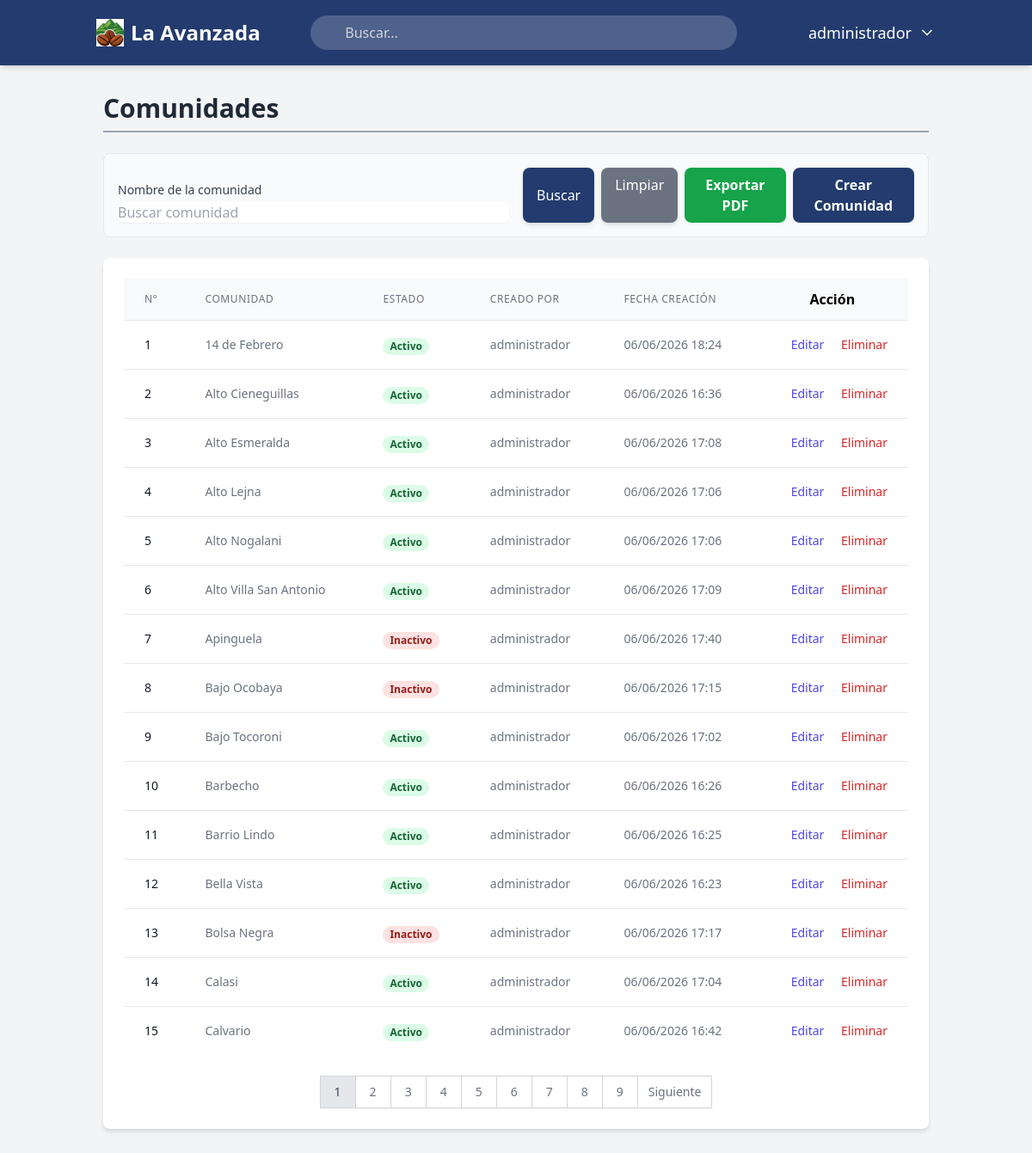
Screenshot of /comunidades/ (signed in) with the database file from the repository.
### usuarios/models.py (models this page shows)
class Usuario(AbstractUser): # CREAMOS LA CLASE USUARIO
    usuario_id = models.AutoField(primary_key=True) #CAMPO USUARIO ID, ES NUMEROS AUTOMATICOS Y ES LLAVE PRIMARIA
    USERNAME_FIELD = 'username' # CAMPO PARA INICIAR SESION
    class Meta: # CONFIGURACIONES EXTRAS en la bd
        db_table = 'usuarios' # nombre de la tabla
        verbose_name = 'Usuario' # definimos en sigular el modelo dentro del panel de django
        verbose_name_plural = 'Usuarios' # define como se mostrara en plural en django

### comunidades/models.py (models this page shows, shortened)
class Comunidad(models.Model): # modelo comunidad
    OPCIONES_ESTADO = [ # servira para poner activo e inactivo pero nunca delete de nuestro sistmas la comunidad
        ('Activo', 'Activo'),
        ('Inactivo', 'Inactivo'),
    ]
    id_comunidad = models.AutoField(primary_key=True) ## llave primaria
    nombre_comunidad = models.CharField(max_length=100, unique=True, verbose_name='Nombre de la comunidad') # nombre de la comunidad
    estado = models.CharField(max_length=20, choices=OPCIONES_ESTADO, default='Activo', verbose_name='Estado') # estado de la comunidad
    creado_por = models.ForeignKey( # quien lo creo
        settings.AUTH_USER_MODEL,
        on_delete=models.SET_NULL,
        null=True,
        related_name='comunidades_creadas',
        verbose_name='Creado por'
    )
    fecha_creacion = models.DateTimeField(auto_now_add=True, verbose_name='Fecha de creación') # fecha de la crecion
    editado_por = models.ForeignKey(
        settings.AUTH_USER_MODEL,
        on_delete=models.SET_NULL,
        null=True,
        blank=True,
        related_name='comunidades_editadas',
        verbose_name='Editado por'
    )
    fecha_edicion = models.DateTimeField(auto_now=True, verbose_name='Fecha de edición') # la fecha de la edidion
    class Meta:
        db_table = 'comunidades' # nombre de la tabla
        verbose_name = 'Comunidad'
        verbose_name_plural = 'Comunidades'

### comunidades/views.py (the view)
# urls.py: path('', views.lista_comunidades, name='lista_comunidades'), # para litar
@login_required # seguridad y login requeido para entrar
def lista_comunidades(request):
    permiso = obtener_permiso_comunidades(request.user)
    if permiso == 0:
        return redirect('dashboard') # si no esta permitido vuelve al dashboard osea atras
    comunidades = Comunidad.objects.all().order_by('nombre_comunidad')# listamos las comunidades
    nombre_comunidad = request.GET.get('nombre_comunidad') # buscador busca
    if nombre_comunidad:
        comunidades = comunidades.filter(nombre_comunidad__icontains=nombre_comunidad) #filtra
    paginator = Paginator(comunidades, 15)
    page_number = request.GET.get('page')
    page_obj = paginator.get_page(page_number)
    contexto = {
        'page_obj': page_obj,
        'permiso': permiso,
    }
    return render(request, 'comunidades/lista_comunidades.html', contexto)

### comunidades/views.py (called while the page is built)
def obtener_permiso_comunidades(usuario):
    roles_usuario = UsuarioRol.objects.filter(usuario=usuario)
    permiso_maximo = 0
    for usuario_rol in roles_usuario:
        rol = usuario_rol.rol
        permiso_actual = getattr(rol, 'comunidades', 0)
        if permiso_actual > permiso_maximo:
            permiso_maximo = permiso_actual
    return permiso_maximo

### principal/context_processors.py (called while the page is built)
def obtener_permisos(request):
    permisos = { # los modulos
        'registrar_compras_cafe': 0,
        'historial_compras': 0,
        'comunidades': 0,
        'productores': 0,
        'registro_ventas_cafe': 0,
        'analisis_predicciones': 0,
        'roles_usuarios': 0,
    }
    roles = []
    if request.user.is_authenticated:
        roles_usuario = UsuarioRol.objects.filter(usuario=request.user)
        roles = [usuario_rol.rol.nombre_rol for usuario_rol in roles_usuario]
        for usuario_rol in roles_usuario:
            rol = usuario_rol.rol
            for modulo in permisos.keys():
                permiso_actual = getattr(rol, modulo, 0)
                if permiso_actual > permisos[modulo]:
                    permisos[modulo] = permiso_actual
    return {
        'permisos': permisos,
        'roles': roles,
    }

### comunidades/templates/comunidades/lista_comunidades.html (shortened to what this page needs)
{% extends "principal/base.html" %}
{% load static %}
{% block content %}
<h2 class="text-3xl font-bold text-gray-800 mb-6 border-b-2 border-gray-400 pb-2">
    Comunidades
</h2>
<div class="mb-6 p-4 border rounded-lg bg-gray-50">
    <form method="get" action="{% url 'comunidades:lista_comunidades' %}" class="grid grid-cols-1 md:grid-cols-4 gap-4 items-end">
        <div class="col-span-1 md:col-span-2">
            <label for="nombre_comunidad" class="block text-sm font-medium text-gray-700">
                Nombre de la comunidad
            </label>
            <input
                type="text"
                name="nombre_comunidad"
                id="nombre_comunidad"
                value="{{ request.GET.nombre_comunidad }}"
                placeholder="Buscar comunidad"
                autocomplete="off"
                class="mt-1 block w-full rounded-md border-gray-300 shadow-sm focus:border-indigo-300 focus:ring-indigo-200 focus:ring-opacity-50"
            >
        </div>
        <div class="col-span-1 md:col-span-2">
            <div class="flex flex-col md:flex-row md:items-center md:justify-between gap-2">
                <div class="flex flex-col md:flex-row gap-2">
                    <button
                        type="submit"
                        class="w-full md:w-auto bg-[#233b6e] text-white px-4 py-2 rounded-lg shadow-md hover:bg-[#1a2c53] transition-colors duration-300">
                        Buscar
                    </button>
                    <a
                        href="{% url 'comunidades:lista_comunidades' %}"
                        class="w-full md:w-auto bg-gray-500 text-white px-4 py-2 rounded-lg shadow-md hover:bg-gray-600 transition-colors duration-300 text-center">
                        Limpiar
                    </a>
                    <a
                        href="{% url 'comunidades:exportar_comunidades_pdf' %}?nombre_comunidad={{ request.GET.nombre_comunidad }}"
                        class="w-full md:w-auto bg-green-600 text-white font-semibold py-2 px-6 rounded-lg text-center transition-colors duration-300 hover:bg-green-700">
                        Exportar PDF
                    </a>
                </div>
                {% if permisos.comunidades >= 2 %}
                <a
                    href="{% url 'comunidades:crear_comunidad' %}"
                    class="w-full md:w-auto bg-[#233b6e] text-white font-semibold py-2 px-6 rounded-lg text-center transition-colors duration-300 hover:bg-[#1a2c53]">
                    Crear Comunidad
                </a>
                {% endif %}
            </div>
        </div>
    </form>
</div>
<div class="bg-white p-6 rounded-lg shadow-md overflow-x-auto">
    <table class="min-w-full divide-y divide-gray-200">
        <thead class="bg-gray-50">
            <tr>
                <th class="px-6 py-3 text-left text-xs font-medium text-gray-500 uppercase tracking-wider">
                    N°
                </th>
                <th class="px-6 py-3 text-left text-xs font-medium text-gray-500 uppercase tracking-wider">
                    Comunidad
                </th>
                <th class="px-6 py-3 text-left text-xs font-medium text-gray-500 uppercase tracking-wider">
                    Estado
                </th>
                <th class="px-6 py-3 text-left text-xs font-medium text-gray-500 uppercase tracking-wider">
                    Creado por
                </th>
                <th class="px-6 py-3 text-left text-xs font-medium text-gray-500 uppercase tracking-wider">
                    Fecha creación
                </th>
                {% if permisos.comunidades >= 2 %}
                <th class="relative px-6 py-3">
                    Acción
                </th>
                {% endif %}
            </tr>
        </thead>
        <tbody class="bg-white divide-y divide-gray-200">
            {% for comunidad in page_obj %}
            <tr>
                <td class="px-6 py-4 whitespace-nowrap text-sm font-medium text-gray-900">
                    {{ page_obj.start_index|add:forloop.counter0 }}
                </td>
                <td class="px-6 py-4 whitespace-nowrap text-sm text-gray-500">
                    {{ comunidad.nombre_comunidad }}
                </td>
                <td class="px-6 py-4 whitespace-nowrap">
                    <span class="px-2 inline-flex text-xs leading-5 font-semibold rounded-full {% if comunidad.estado == 'Activo' %}bg-green-100 text-green-800{% else %}bg-red-100 text-red-800{% endif %}">
                        {{ comunidad.estado }}
                    </span>
                </td>
                <td class="px-6 py-4 whitespace-nowrap text-sm text-gray-500">
                    {% if comunidad.creado_por %}
                        {{ comunidad.creado_por.username }}
                    {% else %}
                        Sin usuario
                    {% endif %}
                </td>
                <td class="px-6 py-4 whitespace-nowrap text-sm text-gray-500">
                    {{ comunidad.fecha_creacion|date:"d/m/Y H:i" }}
                </td>
                {% if permisos.comunidades >= 2 %}
                <td class="px-6 py-4 whitespace-nowrap text-right text-sm font-medium">
                    <a
                        href="{% url 'comunidades:editar_comunidad' comunidad.pk %}"
                        class="text-indigo-600 hover:text-indigo-900 mr-4">
                        Editar
                    </a>
                    <form
                        action="{% url 'comunidades:eliminar_comunidad' comunidad.pk %}"
                        method="post"
                        class="inline-block">
                        <button
                            type="submit"
                            class="text-red-600 hover:text-red-900 transition-colors duration-300"
                            onclick="return confirm('¿Está seguro de eliminar esta comunidad?')">
                            Eliminar
                        </button>
                    </form>
                </td>
                {% endif %}
            </tr>
            {% empty %}
            <tr>
                <td colspan="6" class="px-6 py-4 whitespace-nowrap text-sm text-gray-500 text-center">
                    No se encontraron comunidades registradas.
                </td>
            </tr>
            {% endfor %}
        </tbody>
    </table>
    {% if page_obj.has_other_pages %}
    <div class="flex justify-center mt-6">
        <nav class="relative z-0 inline-flex rounded-md shadow-sm -space-x-px" aria-label="Pagination">
            {% for i in page_obj.paginator.page_range %}
                {% if page_obj.number == i %}
                <span class="relative inline-flex items-center px-4 py-2 border border-gray-300 bg-gray-200 text-sm font-medium text-gray-700">
                    {{ i }}
                </span>
                {% else %}
                <a
                    href="?page={{ i }}&nombre_comunidad={{ request.GET.nombre_comunidad }}"
                    class="relative inline-flex items-center px-4 py-2 border border-gray-300 bg-white text-sm font-medium text-gray-500 hover:bg-gray-50">
                    {{ i }}
                </a>
                {% endif %}
            {% endfor %}
            {% if page_obj.has_next %}
            <a
                href="?page={{ page_obj.next_page_number }}&nombre_comunidad={{ request.GET.nombre_comunidad }}"
                class="relative inline-flex items-center px-3 py-2 border border-gray-300 bg-white text-sm font-medium text-gray-500 hover:bg-gray-50">
                Siguiente
            </a>
            {% endif %}
        </nav>
    </div>
    {% endif %}
</div>
{% endblock content %}

### principal/templates/principal/base.html (shortened to what this page needs)
{% load static %}
<!DOCTYPE html>
<html lang="es">
<head>
    <script src="https://cdn.tailwindcss.com"></script>
</head>
<body class="bg-gray-100 font-sans">
    <nav class="bg-[#233b6e] text-white shadow-md">
        <div class="container mx-auto px-4 py-4 flex flex-col md:flex-row justify-between items-center space-y-4 md:space-y-0">
            <a href="{% url 'dashboard' %}" class="flex items-center gap-2 text-2xl font-bold rounded-lg px-2 py-1 transition-all hover:bg-white/10">
                <img src="{% static 'img/logoavanzada2.jpg' %}" alt="La Avanzada" class="h-8 w-8">
                <span>La Avanzada</span>
            </a>
            <div class="relative w-full md:w-1/2">
                <input
                    type="text"
                    id="transaction-input"
                    placeholder="Buscar..."
                    class="w-full bg-white/20 text-white rounded-full py-2 pl-10 pr-4 focus:outline-none focus:ring-2 focus:ring-white/50 placeholder-gray-300"
                >
            </div>
            <div class="flex items-center space-x-6">
                <div class="relative">
                    <button id="user-menu-button" class="flex items-center space-x-2 text-lg font-medium transition-all hover:bg-white/10 p-2 rounded-lg">
                        <span>{{ user.first_name|default:user.username }}</span>
                        <svg xmlns="http://www.w3.org/2000/svg" width="20" height="20"
                             viewBox="0 0 24 24" fill="none" stroke="currentColor"
                             stroke-width="2" stroke-linecap="round" stroke-linejoin="round"
                             class="lucide lucide-chevron-down">
                            <path d="m6 9 6 6 6-6"></path>
                        </svg>
                    </button>
                </div>
            </div>
        </div>
    </nav>
    <main class="container mx-auto p-8">
        {% block content %}
        {% endblock content %}
    </main>
</body>
</html>

### rows the page displays
Usuario: first_name "administrador"
Comunidad: start_index|add "1", nombre_comunidad "14 de Febrero", estado "Activo", creado_por.username "administrador", fecha_creacion "06/06/2026 18:24"
Comunidad: start_index|add "2", nombre_comunidad "Alto Cieneguillas", estado "Activo", creado_por.username "administrador", fecha_creacion "06/06/2026 16:36"
Comunidad: start_index|add "3", nombre_comunidad "Alto Esmeralda", estado "Activo", creado_por.username "administrador", fecha_creacion "06/06/2026 17:08"
Comunidad: start_index|add "4", nombre_comunidad "Alto Lejna", estado "Activo", creado_por.username "administrador", fecha_creacion "06/06/2026 17:06"
Comunidad: start_index|add "5", nombre_comunidad "Alto Nogalani", estado "Activo", creado_por.username "administrador", fecha_creacion "06/06/2026 17:06"
Comunidad: start_index|add "6", nombre_comunidad "Alto Villa San Antonio", estado "Activo", creado_por.username "administrador", fecha_creacion "06/06/2026 17:09"
Comunidad: start_index|add "7", nombre_comunidad "Apinguela", estado "Inactivo", creado_por.username "administrador", fecha_creacion "06/06/2026 17:40"
Comunidad: start_index|add "8", nombre_comunidad "Bajo Ocobaya", estado "Inactivo", creado_por.username "administrador", fecha_creacion "06/06/2026 17:15"
Comunidad: start_index|add "9", nombre_comunidad "Bajo Tocoroni", estado "Activo", creado_por.username "administrador", fecha_creacion "06/06/2026 17:02"
Comunidad: start_index|add "10", nombre_comunidad "Barbecho", estado "Activo", creado_por.username "administrador", fecha_creacion "06/06/2026 16:26"
Comunidad: start_index|add "11", nombre_comunidad "Barrio Lindo", estado "Activo", creado_por.username "administrador", fecha_creacion "06/06/2026 16:25"
Comunidad: start_index|add "12", nombre_comunidad "Bella Vista", estado "Activo", creado_por.username "administrador", fecha_creacion "06/06/2026 16:23"
Comunidad: start_index|add "13", nombre_comunidad "Bolsa Negra", estado "Inactivo", creado_por.username "administrador", fecha_creacion "06/06/2026 17:17"
Comunidad: start_index|add "14", nombre_comunidad "Calasi", estado "Activo", creado_por.username "administrador", fecha_creacion "06/06/2026 17:04"
Comunidad: start_index|add "15", nombre_comunidad "Calvario", estado "Activo", creado_por.username "administrador", fecha_creacion "06/06/2026 16:42"

### other values shown
{{ i }} "1"
{{ i }} "2" "3" "4" "5" "6" "7" "8" "9"
